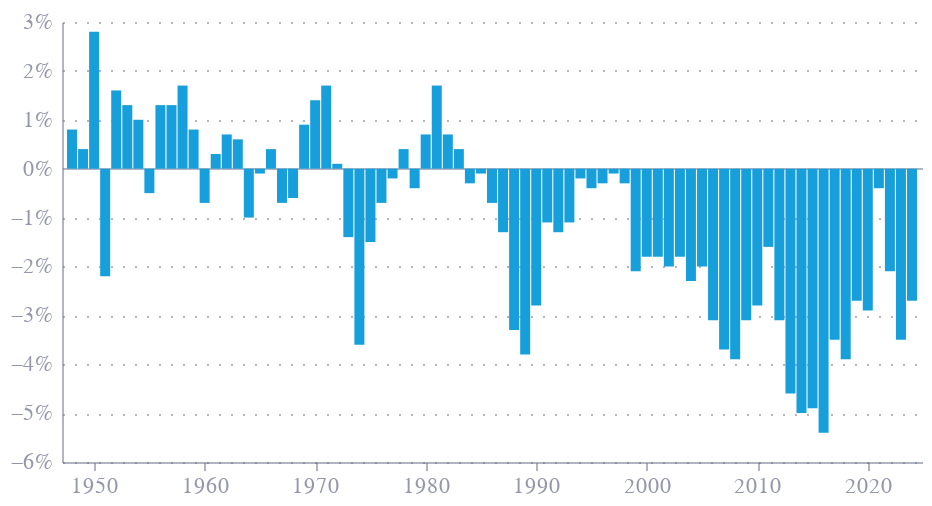

The cell this chart's notebook holds for it:
### Code cell
bars_uk =alt.Chart(df_uk).mark_bar().encode(
    alt.X('date:T'),
    alt.Y('value:Q').axis(
        gridDash=alt.expr('datum.value == 0 ? [0,0] : [1,5]'),                  
        format='%'
    )
)

bars_uk.properties(
    width=430,
    height=220
)

### Figure 1 — Vega-Lite specification as saved in the notebook (floating-point values rounded to 4 significant figures)
{"config": {"font": "Circular Std", "text": {"color": "#676A86", "align": "left", "baseline": "middle", "dx": 7, "dy": 0, "fontSize": 11}, "view": {"stroke": null, "continuousWidth": 400, "continuousHeight": 300, "discreteWidth": 400, "discreteHeight": 300}, "range": {"category": ["#36B7B4", "#E6224B", "#F4C245", "#0063AF", "#00A767", "#179FDB", "#EB5C2E"], "diverging": ["#E6224B", "#E54753", "#C9C9C9", "#179FDB", "#122B39"], "heatmap": ["#C9C9C9", "#179FDB", "#0063AF", "#122B39"], "ordinal": ["#00A767", "#36B7B4", "#179FDB", "#0063AF", "#243B5A"]}, "bar": {"color": "#179fdb"}, "line": {"color": "#e6224b"}, "rule": {"color": "#676A86"}, "area": {"opacity": 0.3}, "point": {"filled": true, "size": 80, "color": "#e6224b", "opacity": 0.95}, "geoshape": {"stroke": "white", "strokeWidth": 0.3}, "rect": {"fill": "#d6d4d4", "opacity": 0.3}, "axis": {"labelColor": "#676A86", "labelFontSize": 11, "labelFont": "Circular Std", "labelOpacity": 0.7, "tickColor": "#676A86", "tickOpacity": 0.5, "domainColor": "#676A86", "domainOpacity": 0.5, "gridColor": "#676A86", "gridDash": [2, 2], "gridOpacity": 0.5, "title": null, "titleColor": "#676A86", "titleOpacity": 0.8, "tickSize": 4}, "axisXDiscrete": {"grid": false, "labelAngle": 0, "tickCount": 10, "tickOpacity": 0.5, "title": null}, "axisYDiscrete": {"ticks": false, "labelPadding": 5}, "axisXTemporal": {"grid": false, "ticks": true}, "axisXQuantitative": {"grid": true}, "axisYQuantitative": {"gridColor": "#676A86", "gridDash": [1, 5], "gridOpacity": 0.5, "ticks": false, "labelPadding": 5, "tickCount": 8, "titleAngle": 0, "titleAlign": "left", "titleBaseline": "bottom", "titleX": 0, "titleY": -5}, "title": {"color": "#676A86E6", "subtitleColor": "#676A86", "font": "Circular Std", "subtitleFont": "Circular Std", "anchor": "start", "fontSize": 14, "subtitleFontSize": 12, "subtitlePadding": 4, "offset": 0, "frame": "group"}, "legend": {"titleColor": "#122b39", "title": null, "labelColor": "#122b39", "labelFontSize": 11}}, "data": {"name": "data-390d92b822b06acca0db83779a46fafa"}, "mark": {"type": "bar"}, "encoding": {"x": {"field": "date", "type": "temporal"}, "y": {"axis": {"gridDash": {"expr": "datum.value == 0 ? [0,0] : [1,5]"}, "format": "%"}, "field": "value", "type": "quantitative"}}, "height": 220, "width": 430, "$schema": "https://vega.github.io/schema/vega-lite/v5.20.1.json", "datasets": {"data-390d92b822b06acca0db83779a46fafa": [{"date": "1948", "label": "1948", "value": 0.008, "country": "United Kingdom", "ISO3": "GBR"}, {"date": "1949", "label": "1949", "value": 0.004, "country": "United Kingdom", "ISO3": "GBR"}, {"date": "1950", "label": "1950", "value": 0.028, "country": "United Kingdom", "ISO3": "GBR"}, {"date": "1951", "label": "1951", "value": -0.022, "country": "United Kingdom", "ISO3": "GBR"}, {"date": "1952", "label": "1952", "value": 0.016, "country": "United Kingdom", "ISO3": "GBR"}, {"date": "1953", "label": "1953", "value": 0.013, "country": "United Kingdom", "ISO3": "GBR"}, {"date": "1954", "label": "1954", "value": 0.01, "country": "United Kingdom", "ISO3": "GBR"}, {"date": "1955", "label": "1955", "value": -0.005, "country": "United Kingdom", "ISO3": "GBR"}, {"date": "1956", "label": "1956", "value": 0.013, "country": "United Kingdom", "ISO3": "GBR"}, {"date": "1957", "label": "1957", "value": 0.013, "country": "United Kingdom", "ISO3": "GBR"}, {"date": "1958", "label": "1958", "value": 0.017, "country": "United Kingdom", "ISO3": "GBR"}, {"date": "1959", "label": "1959", "value": 0.008, "country": "United Kingdom", "ISO3": "GBR"}, {"date": "1960", "label": "1960", "value": -0.007, "country": "United Kingdom", "ISO3": "GBR"}, {"date": "1961", "label": "1961", "value": 0.003, "country": "United Kingdom", "ISO3": "GBR"}, {"date": "1962", "label": "1962", "value": 0.007, "country": "United Kingdom", "ISO3": "GBR"}, {"date": "1963", "label": "1963", "value": 0.006, "country": "United Kingdom", "ISO3": "GBR"}, {"date": "1964", "label": "1964", "value": -0.01, "country": "United Kingdom", "ISO3": "GBR"}, {"date": "1965", "label": "1965", "value": -0.001, "country": "United Kingdom", "ISO3": "GBR"}, {"date": "1966", "label": "1966", "value": 0.004, "country": "United Kingdom", "ISO3": "GBR"}, {"date": "1967", "label": "1967", "value": -0.007, "country": "United Kingdom", "ISO3": "GBR"}, {"date": "1968", "label": "1968", "value": -0.006, "country": "United Kingdom", "ISO3": "GBR"}, {"date": "1969", "label": "1969", "value": 0.009, "country": "United Kingdom", "ISO3": "GBR"}, {"date": "1970", "label": "1970", "value": 0.014, "country": "United Kingdom", "ISO3": "GBR"}, {"date": "1971", "label": "1971", "value": 0.017, "country": "United Kingdom", "ISO3": "GBR"}, {"date": "1972", "label": "1972", "value": 0.001, "country": "United Kingdom", "ISO3": "GBR"}, {"date": "1973", "label": "1973", "value": -0.014, "country": "United Kingdom", "ISO3": "GBR"}, {"date": "1974", "label": "1974", "value": -0.036, "country": "United Kingdom", "ISO3": "GBR"}, {"date": "1975", "label": "1975", "value": -0.015, "country": "United Kingdom", "ISO3": "GBR"}, {"date": "1976", "label": "1976", "value": -0.007, "country": "United Kingdom", "ISO3": "GBR"}, {"date": "1977", "label": "1977", "value": -0.002, "country": "United Kingdom", "ISO3": "GBR"}, {"date": "1978", "label": "1978", "value": 0.004, "country": "United Kingdom", "ISO3": "GBR"}, {"date": "1979", "label": "1979", "value": -0.004, "country": "United Kingdom", "ISO3": "GBR"}, {"date": "1980", "label": "1980", "value": 0.007, "country": "United Kingdom", "ISO3": "GBR"}, {"date": "1981", "label": "1981", "value": 0.017, "country": "United Kingdom", "ISO3": "GBR"}, {"date": "1982", "label": "1982", "value": 0.007, "country": "United Kingdom", "ISO3": "GBR"}, {"date": "1983", "label": "1983", "value": 0.004, "country": "United Kingdom", "ISO3": "GBR"}, {"date": "1984", "label": "1984", "value": -0.003, "country": "United Kingdom", "ISO3": "GBR"}, {"date": "1985", "label": "1985", "value": -0.001, "country": "United Kingdom", "ISO3": "GBR"}, {"date": "1986", "label": "1986", "value": -0.007, "country": "United Kingdom", "ISO3": "GBR"}, {"date": "1987", "label": "1987", "value": -0.013, "country": "United Kingdom", "ISO3": "GBR"}, {"date": "1988", "label": "1988", "value": -0.033, "country": "United Kingdom", "ISO3": "GBR"}, {"date": "1989", "label": "1989", "value": -0.038, "country": "United Kingdom", "ISO3": "GBR"}, {"date": "1990", "label": "1990", "value": -0.028, "country": "United Kingdom", "ISO3": "GBR"}, {"date": "1991", "label": "1991", "value": -0.011, "country": "United Kingdom", "ISO3": "GBR"}, {"date": "1992", "label": "1992", "value": -0.013, "country": "United Kingdom", "ISO3": "GBR"}, {"date": "1993", "label": "1993", "value": -0.011, "country": "United Kingdom", "ISO3": "GBR"}, {"date": "1994", "label": "1994", "value": -0.002, "country": "United Kingdom", "ISO3": "GBR"}, {"date": "1995", "label": "1995", "value": -0.004, "country": "United Kingdom", "ISO3": "GBR"}, {"date": "1996", "label": "1996", "value": -0.003, "country": "United Kingdom", "ISO3": "GBR"}, {"date": "1997", "label": "1997", "value": -0.001, "country": "United Kingdom", "ISO3": "GBR"}, {"date": "1998", "label": "1998", "value": -0.003, "country": "United Kingdom", "ISO3": "GBR"}, {"date": "1999", "label": "1999", "value": -0.021, "country": "United Kingdom", "ISO3": "GBR"}, {"date": "2000", "label": "2000", "value": -0.018, "country": "United Kingdom", "ISO3": "GBR"}, {"date": "2001", "label": "2001", "value": -0.018, "country": "United Kingdom", "ISO3": "GBR"}, {"date": "2002", "label": "2002", "value": -0.02, "country": "United Kingdom", "ISO3": "GBR"}, {"date": "2003", "label": "2003", "value": -0.018, "country": "United Kingdom", "ISO3": "GBR"}, {"date": "2004", "label": "2004", "value": -0.023, "country": "United Kingdom", "ISO3": "GBR"}, {"date": "2005", "label": "2005", "value": -0.02, "country": "United Kingdom", "ISO3": "GBR"}, {"date": "2006", "label": "2006", "value": -0.031, "country": "United Kingdom", "ISO3": "GBR"}, {"date": "2007", "label": "2007", "value": -0.037, "country": "United Kingdom", "ISO3": "GBR"}, {"date": "2008", "label": "2008", "value": -0.039, "country": "United Kingdom", "ISO3": "GBR"}, {"date": "2009", "label": "2009", "value": -0.031, "country": "United Kingdom", "ISO3": "GBR"}, {"date": "2010", "label": "2010", "value": -0.028, "country": "United Kingdom", "ISO3": "GBR"}, {"date": "2011", "label": "2011", "value": -0.016, "country": "United Kingdom", "ISO3": "GBR"}, {"date": "2012", "label": "2012", "value": -0.031, "country": "United Kingdom", "ISO3": "GBR"}, {"date": "2013", "label": "2013", "value": -0.046, "country": "United Kingdom", "ISO3": "GBR"}, {"date": "2014", "label": "2014", "value": -0.05, "country": "United Kingdom", "ISO3": "GBR"}, {"date": "2015", "label": "2015", "value": -0.049, "country": "United Kingdom", "ISO3": "GBR"}, {"date": "2016", "label": "2016", "value": -0.054, "country": "United Kingdom", "ISO3": "GBR"}, {"date": "2017", "label": "2017", "value": -0.035, "country": "United Kingdom", "ISO3": "GBR"}, {"date": "2018", "label": "2018", "value": -0.039, "country": "United Kingdom", "ISO3": "GBR"}, {"date": "2019", "label": "2019", "value": -0.027, "country": "United Kingdom", "ISO3": "GBR"}, {"date": "2020", "label": "2020", "value": -0.029, "country": "United Kingdom", "ISO3": "GBR"}, {"date": "2021", "label": "2021", "value": -0.004, "country": "United Kingdom", "ISO3": "GBR"}, {"date": "2022", "label": "2022", "value": -0.021, "country": "United Kingdom", "ISO3": "GBR"}, {"date": "2023", "label": "2023", "value": -0.035, "country": "United Kingdom", "ISO3": "GBR"}, {"date": "2024", "label": "2024", "value": -0.027, "country": "United Kingdom", "ISO3": "GBR"}]}}
